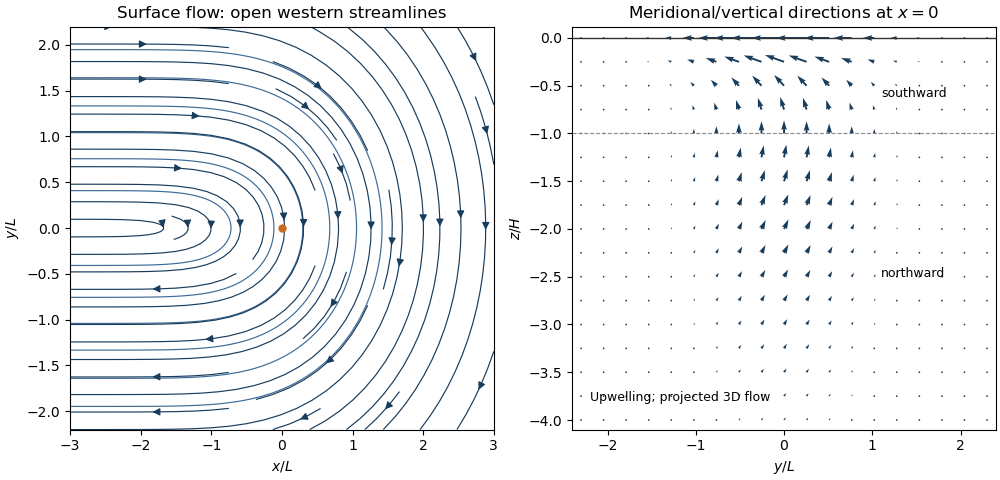

This figure's Python source:
"""Original schematic; run in its directory. Python/deps pinned in pyproject.toml."""
from pathlib import Path
import os
os.environ.setdefault('MPLCONFIGDIR','/tmp/2018-paper-333-mpl-cache')
import math
import numpy as np
import matplotlib
matplotlib.use('Agg')
import matplotlib.pyplot as plt
fig,axs=plt.subplots(1,2,figsize=(10,4.8),dpi=100,facecolor='white',layout='constrained')
x=np.linspace(-3,3,181); y=np.linspace(-2.2,2.2,151); X,Y=np.meshgrid(x,y)
I=np.array([math.sqrt(math.pi)/2*math.erfc(v) for v in x])
psi=np.exp(-Y*Y)*I[np.newaxis,:]; u=2*Y*psi; v=-np.exp(-X*X-Y*Y)
axs[0].contour(X,Y,psi,levels=[.04,.12,.3,.6,1,1.5],colors='#3d6b98',linewidths=.85)
axs[0].streamplot(x,y,u,v,density=.8,color='#183c5b',linewidth=.85,arrowsize=1.1)
axs[0].plot(0,0,'o',color='#c96c23',markersize=5)
axs[0].set(title='Surface flow: open western streamlines',xlabel=r'$x/L$',ylabel=r'$y/L$',xlim=(-3,3),ylim=(-2.2,2.2))
ys=np.linspace(-2.3,2.3,19); zs=np.linspace(-4,0,17); YY,ZZ=np.meshgrid(ys,zs)
vs=-(1+ZZ)*np.exp(ZZ-YY*YY); ws=-ZZ*np.exp(ZZ-YY*YY)
# Components separately nondimensionalized by their analytical scales; arrows show directions.
axs[1].quiver(YY,ZZ,vs,ws,color='#183c5b',angles='xy',scale_units='xy',scale=2.7,width=.0045)
axs[1].axhline(-1,color='#888888',linestyle='--',linewidth=.8)
axs[1].axhline(0,color='#333333',linewidth=1)
axs[1].text(1.1,-.62,'southward',fontsize=9); axs[1].text(1.1,-2.5,'northward',fontsize=9)
axs[1].text(-2.2,-3.8,'Upwelling; projected 3D flow',fontsize=9)
axs[1].set(title=r'Meridional/vertical directions at $x=0$',xlabel=r'$y/L$',ylabel=r'$z/H$',xlim=(-2.4,2.4),ylim=(-4.1,.12))
fig.savefig(Path.cwd()/'paper-333-heating-circulation.png',facecolor='white',transparent=False,dpi=100)
plt.close(fig)
